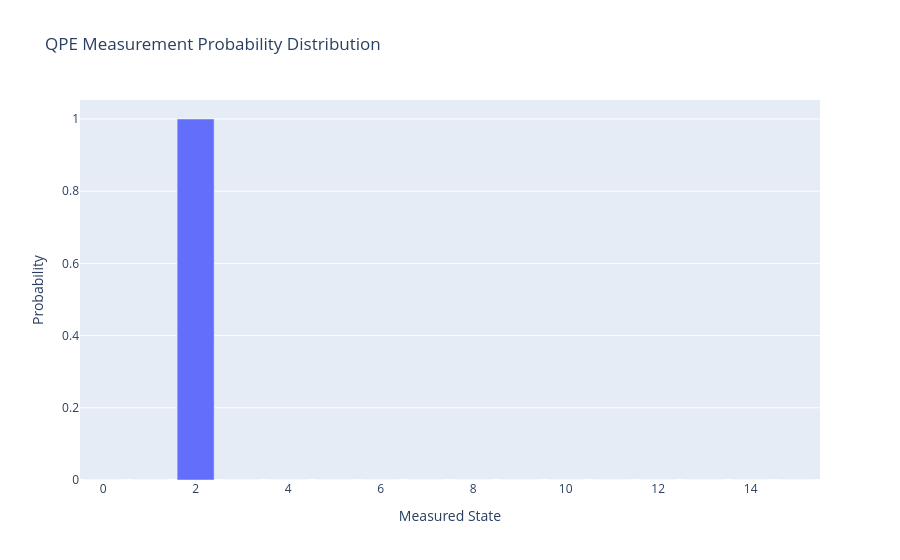

Source (notebook cell):
### Code cell
import plotly.graph_objects as go

result = simulate_qpe(math.pi / 4, n_count=4)
x_vals = list(range(2 ** result["n_count"]))
fig = go.Figure()

fig.add_trace(go.Bar(
    x=x_vals,
    y=result["probabilities"]
))

fig.update_layout(
    title = "QPE Measurement Probability Distribution",
    xaxis_title = "Measured State",
    yaxis_title = "Probability"
)

fig.show()

### Figure 1 — Plotly figure (JSON) as saved in the notebook; plotly's stock layout.template omitted (floating-point values rounded to 4 significant figures)
{"data": [{"type": "bar", "x": [0, 1, 2, 3, 4, 5, 6, 7, 8, 9, 10, 11, 12, 13, 14, 15], "y": [1.6e-33, 1.539e-33, 1, 1.539e-33, 1.6e-33, 1.708e-33, 1.875e-33, 2.119e-33, 2.471e-33, 2.984e-33, 3.749e-33, 4.933e-33, 6.864e-33, 1.357e-31, 1.687e-32, 4.865e-32]}], "layout": {"title": {"text": "QPE Measurement Probability Distribution"}, "xaxis": {"title": {"text": "Measured State"}}, "yaxis": {"title": {"text": "Probability"}}}}
